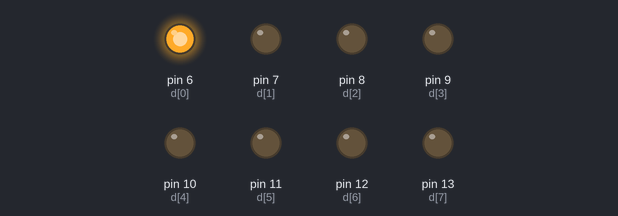
The sketch below on a simulated Arduino Uno, built with avr-gcc and run on an emulated ATmega328P. Shown: output pins drawn as LEDs (lit = HIGH).

Above: at 3.12 s.
At 3.62 s:
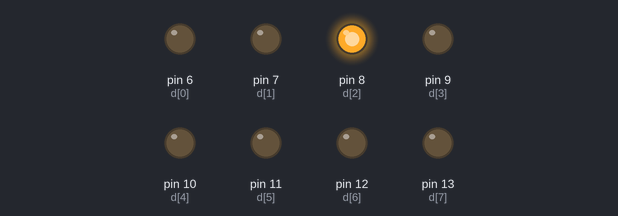
At 4.62 s:
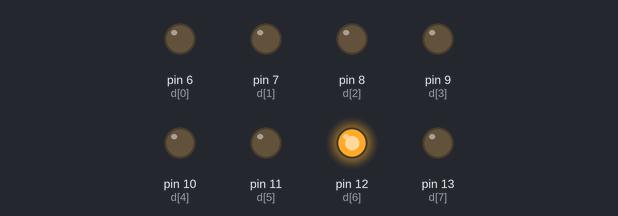
At 5.62 s:
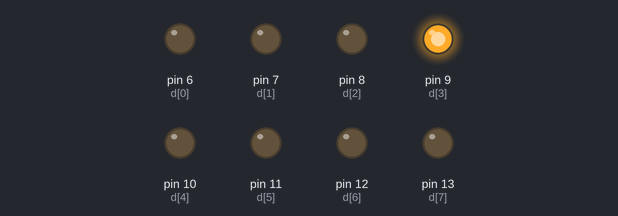
At 6.62 s:
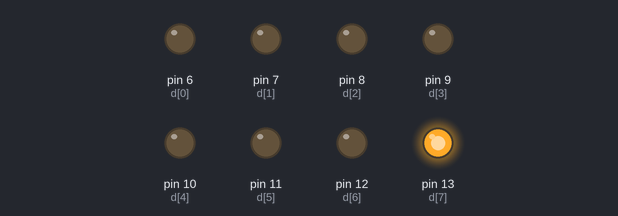
At 9.97 s:
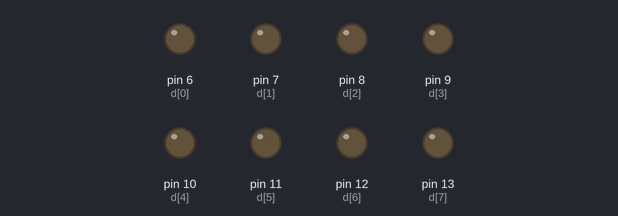
Timing chart, 0 to 10.3 s (numbered marks = the images above):
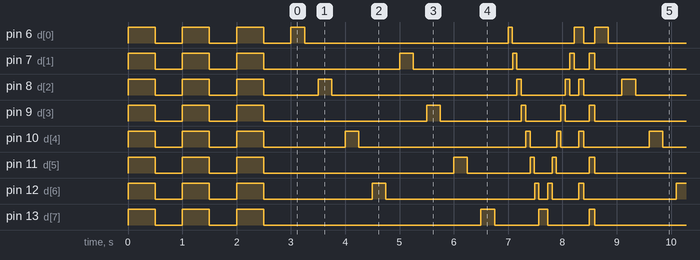

The sketch:

Croft_Lab02.ino
```cpp
//Conor Croft

//LED functions

void doubles (){
  int d [] = {6,7,8,9,10,11,12,13};
  for (int i=0; i<=7;i++){
    digitalWrite(d[i], HIGH);
    delay(250);
    digitalWrite(d[i], LOW);
    delay(250);
    i=i+1;

  }
  for (int i=1; i<=7;i++){
    digitalWrite(d[i], HIGH);
    delay(250);
    digitalWrite(d[i], LOW);
    delay(250);
    i=i+1;
  }
}


void allOn (int n,int x){//turns all LED's on and then off again
   int d[] = {6,7,8,9,10,11,12,13};
for (int i=0; i<x;i++){
   digitalWrite (d[0], HIGH);
   digitalWrite (d[1], HIGH);
   digitalWrite (d[2], HIGH);
   digitalWrite (d[3], HIGH);
   digitalWrite (d[4], HIGH);
   digitalWrite (d[5], HIGH);
   digitalWrite (d[6], HIGH);
   digitalWrite (d[7], HIGH);
   delay (n);
   digitalWrite (d[0], LOW);
   digitalWrite (d[1], LOW);
   digitalWrite (d[2], LOW);
   digitalWrite (d[3], LOW);
   digitalWrite (d[4], LOW);
   digitalWrite (d[5], LOW);
   digitalWrite (d[6], LOW);
   digitalWrite (d[7], LOW);
   delay(n);
 }
}


 int fib (int n){
 int a=0;
 int b=1;
 int fib;
 int i=0;
 for (i=0; i<n; i++){
 fib= a+b;
 a=b;
 b=fib;

 }
 return fib;
}

void cylon() {
   int out []={6,7,8,9,10,11,12,13};
   for(int i=0; i<=7; i++){
   digitalWrite(out[i], HIGH);
   delay(80);
   digitalWrite(out[i], LOW);
   delay(1);
  }

   for(int i=7; i>-1;i--){
   digitalWrite(out[i], HIGH);
   delay(80);
   digitalWrite(out[i], LOW);
   delay(1);
 }
}

void opposite(int n) {
   int x;
   int o[] = {6,7,8,9,10,11,12,13};
   digitalWrite (o[0], HIGH);
   digitalWrite (o[2], HIGH);
   digitalWrite (o[4], HIGH);
   digitalWrite (o[6], HIGH);
   delay (n);
   digitalWrite (o[0], LOW);
   digitalWrite (o[2], LOW);
   digitalWrite (o[4], LOW);
   digitalWrite (o[6], LOW);
   delay(n);
   digitalWrite (o[1], HIGH);
   digitalWrite (o[3], HIGH);
   digitalWrite (o[5], HIGH);
   digitalWrite (o[7], HIGH);
   delay(n);
   digitalWrite (o[1], LOW);
   digitalWrite (o[3], LOW);
   digitalWrite (o[5], LOW);
   digitalWrite (o[7], LOW);
}

void setup (){
  for(int x =6; x<=13; x++){
   pinMode(x, OUTPUT);
  }
  allOn(500,fib(3));//define number to go to in fib sequence
}

void loop (){
  doubles();
  cylon();
  opposite(100);
}
```

Measured:
- by itself, pin 6 (d[0]): HIGH → LOW at 0.50 s, → HIGH 0.50 s later, → LOW 0.50 s later, → HIGH 0.50 s later, … (43 changes in this stretch)
- by itself, pin 7 (d[1]): HIGH → LOW at 0.50 s, → HIGH 0.50 s later, → LOW 0.50 s later, → HIGH 0.50 s later, … (55 changes in this stretch)
- by itself, pin 8 (d[2]): HIGH → LOW at 0.50 s, → HIGH 0.50 s later, → LOW 0.50 s later, → HIGH 0.50 s later, … (55 changes in this stretch)
- by itself, pin 9 (d[3]): HIGH → LOW at 0.50 s, → HIGH 0.50 s later, → LOW 0.50 s later, → HIGH 0.50 s later, … (55 changes in this stretch)
- by itself, pin 10 (d[4]): HIGH → LOW at 0.50 s, → HIGH 0.50 s later, → LOW 0.50 s later, → HIGH 0.50 s later, … (55 changes in this stretch)
- by itself, pin 11 (d[5]): HIGH → LOW at 0.50 s, → HIGH 0.50 s later, → LOW 0.50 s later, → HIGH 0.50 s later, … (55 changes in this stretch)
- by itself, pin 12 (d[6]): HIGH → LOW at 0.50 s, → HIGH 0.50 s later, → LOW 0.50 s later, → HIGH 0.50 s later, … (55 changes in this stretch)
- by itself, pin 13 (d[7]): HIGH → LOW at 0.50 s, → HIGH 0.50 s later, → LOW 0.50 s later, → HIGH 0.50 s later, … (41 changes in this stretch)
